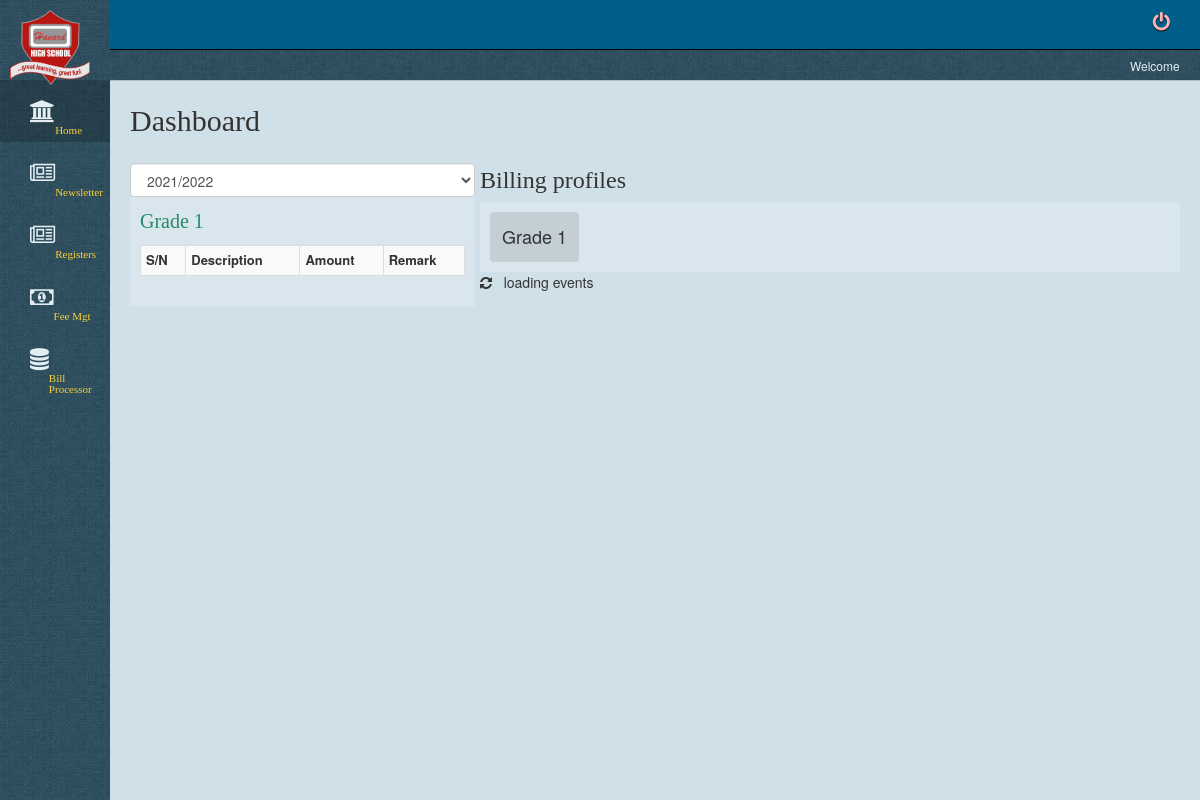
The app's page /portalAdmin/schoolbursar.php, older data.
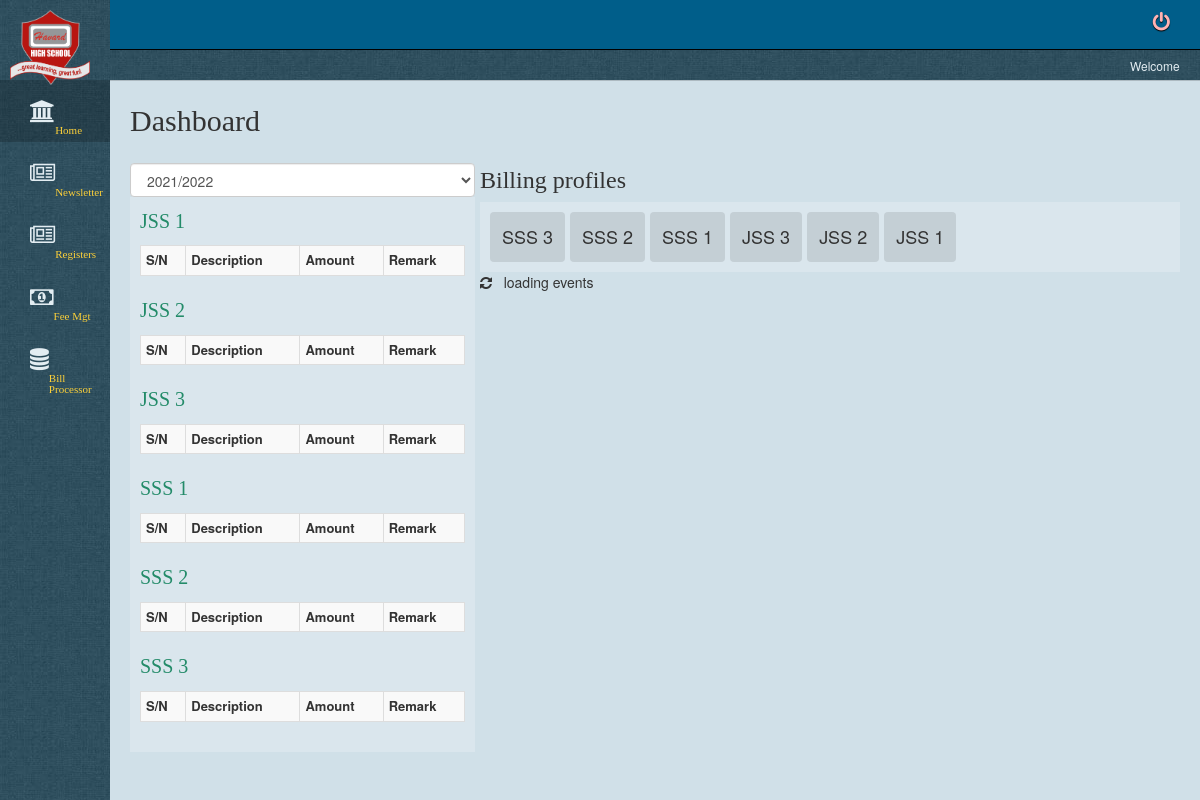
The same page, newer data.
### tables this page shows
CREATE TABLE `paymentcategory` (
  `categoryid` int(11) NOT NULL,
  `paymentname` varchar(30) NOT NULL,
  `session` varchar(15) NOT NULL,
  `paymentdescription` text NOT NULL,
  `term` varchar(20) NOT NULL,
  `dateadded` timestamp NOT NULL DEFAULT CURRENT_TIMESTAMP
);

### portalAdmin/schoolbursar.php (the view, shortened to what the changed rows need)
<?php
include 'PHP/databaseSQLconnectn.php';
?>
<html>
    <head>
        <link href="CSS/hcs.css" rel="stylesheet" type="text/css"/>
        <link href="../CSS/bootstrap.min.css" rel="stylesheet" type="text/css"/>
        <link href="../CSS/fa/css/font-awesome.css" rel="stylesheet" type="text/css"/>
        <link href="JS/summernote.css" rel="stylesheet" type="text/css"/>
    </head>
    <body>
        <div class="clearfix">
            <div class="pull-right" style="width:calc(100% - 110px); background-color:#D0E0E8; min-height:100%">
                <div style='margin:20px'>
                    <div class='row' style='margin:0px;' id="home">
                        <div class="col-md-4" style="padding-left:0px; padding-right:5px">
                            <div class="col-md-12" style="padding:0px;">
                                <div style="background-color:rgba(255,255,255,0.2); max-height:600px; overflow-y: auto; padding:10px; font-size:12px" id="payschedulepane">
                                    <?php
                                    $k = "select * from paymentcategory order by paymentname asc";
                                    $q = mysqli_query($w, $k);
                                    while ($a = mysqli_fetch_array($q)) {
                                        $paymentname = $a['paymentname'];
                                        echo "<div class='title'>$paymentname</div>";
                                        $prep = "<table class='table table-condensed table-bordered table-striped' style='font-size:12px'><tr style='font-weight:600; font-size:13px'><td>S/N</td><td>Description</td><td>Amount</td><td>Remark</td></tr>";
                                        echo $prep . "</table>";
                                    }
                                    ?>
                                </div>
                            </div>
                        </div>
                        <div class='col-md-8' style="padding:0px">
                            <div style="background-color:rgba(255,255,255,0.2); padding:10px">
                                <?php
                                $ga = "select * from paymentcategory order by dateadded desc";
                                $op = mysqli_query($w, $ga);
                                while ($bg = mysqli_fetch_array($op)) {
                                    $payname = $bg['paymentname'];
                                    echo "<span style='display:inline-block; background-color:rgba(0,0,0,0.1); border-radius:4px; padding:12px; font-size:18px; margin-right:5px'>$payname</span>";
                                }
                                ?>
                            </div>
                        </div>
                    </div>
                </div>
            </div>
    </body>
</html>

Row changes from the older to the newer data that the page shows:
removed paymentcategory: paymentname "Grade 1"
added paymentcategory: paymentname "JSS 1"
added paymentcategory: paymentname "JSS 2"
added paymentcategory: paymentname "JSS 3"
added paymentcategory: paymentname "SSS 1"
added paymentcategory: paymentname "SSS 2"
added paymentcategory: paymentname "SSS 3"
